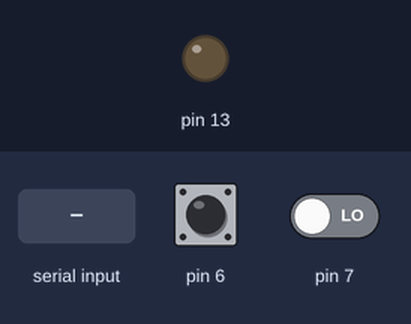
Bench run of a sketch on a simulated Arduino Uno, built with avr-gcc and run on an emulated ATmega328P. On the bench: output pins drawn as LEDs (lit = HIGH). The test bench sets the inputs (shaded band); at power-on: pin 7 LOW, pin 6 LOW. What the sketch prints to the serial monitor is not drawn.

Above: at 1.2 s.
1.3 s: pin 7 driven HIGH
At 2.3 s:
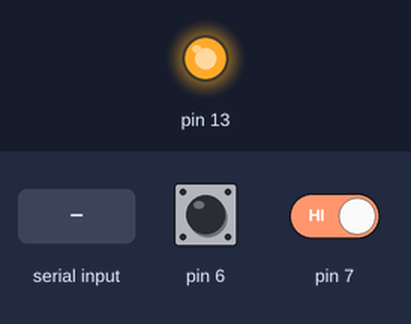
2.8 s: pin 6 driven HIGH
At 2.95 s:
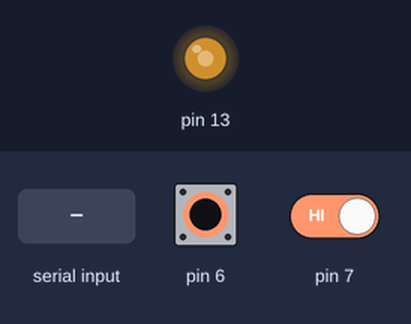
5.8 s: pin 6 driven LOW
7.3 s: byte 0 (0) received over Serial
8.8 s: pin 6 pulsed HIGH 2 times (0.12 s each, 0.3 s apart)
At 8.95 s:
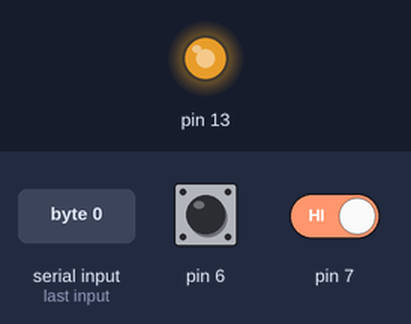
12.4 s: pin 6 driven HIGH and pin 7 driven LOW
At 13.3 s:
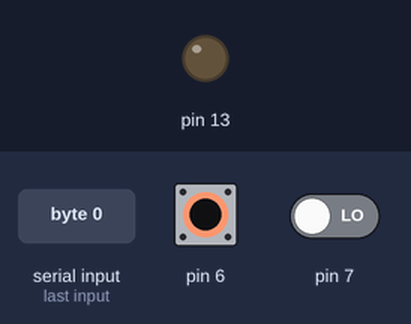
Timing chart, 0 to 15.4 s (numbered marks = the images above; inputs shaded):
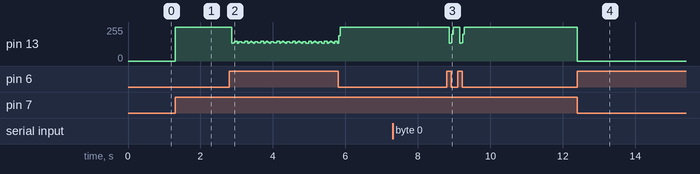

The sketch:

arduino.ino
```cpp
void setup() {
  // put your setup code here, to run once:
  pinMode(13, OUTPUT);
  pinMode(6, INPUT);
  pinMode(7, INPUT);

  Serial.begin(9600);
}

int incomingByte = 0;
void loop() {
  // put your main code here, to run repeatedly:
  if (Serial.available() > 0) {
    // считываем входящий байт:
    incomingByte = Serial.read();
    // показываем, что именно мы получили:
    if(incomingByte == 48){
      digitalWrite(13, LOW);
      Serial.print("LOW\n");
    }
    if(incomingByte == 49){
      digitalWrite(13, HIGH);
      Serial.print("HIGH\n");
    }
  }
  if(digitalRead(7) == HIGH){
    digitalWrite(13, HIGH);
    Serial.print("HIGH\n");
  }
  if(digitalRead(6) == HIGH){
    digitalWrite(13, LOW);
    Serial.print("LOW\n");
  }
}


void serialEvent(){
  byte r = Serial.read();
  if (r == 0) digitalWrite(13, LOW);
  if (r == 1) digitalWrite(13, HIGH);
}
```

Measured:
- after the input at 1.3 s, pin 13: 0/255 → 255/255 at once
- after the input at 12.4 s, pin 13: 255/255 → 0/255 at once
